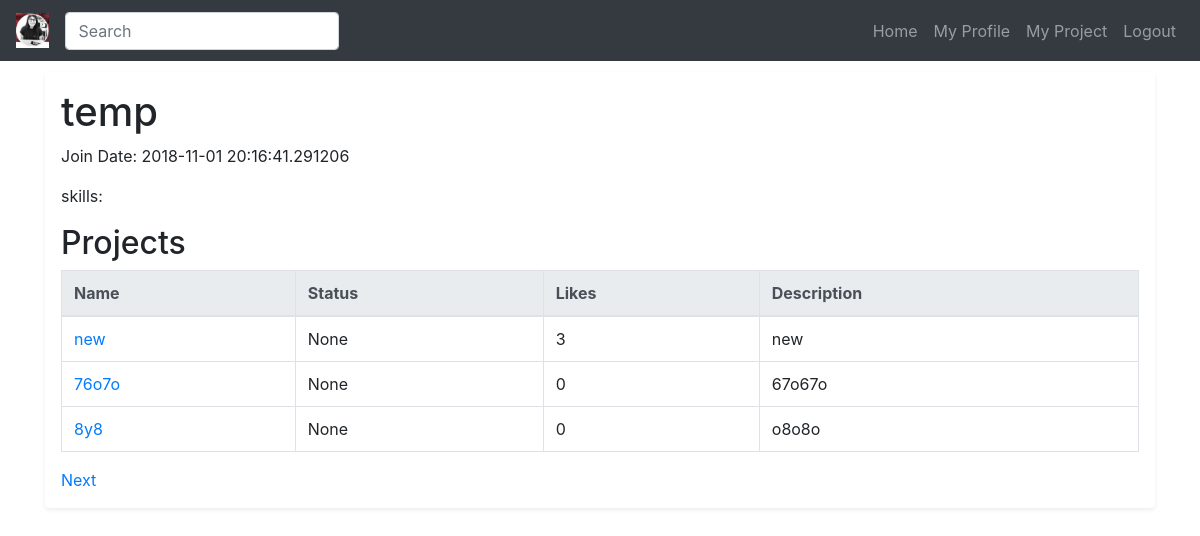
Page /user/temp (signed in) on the earlier database version.
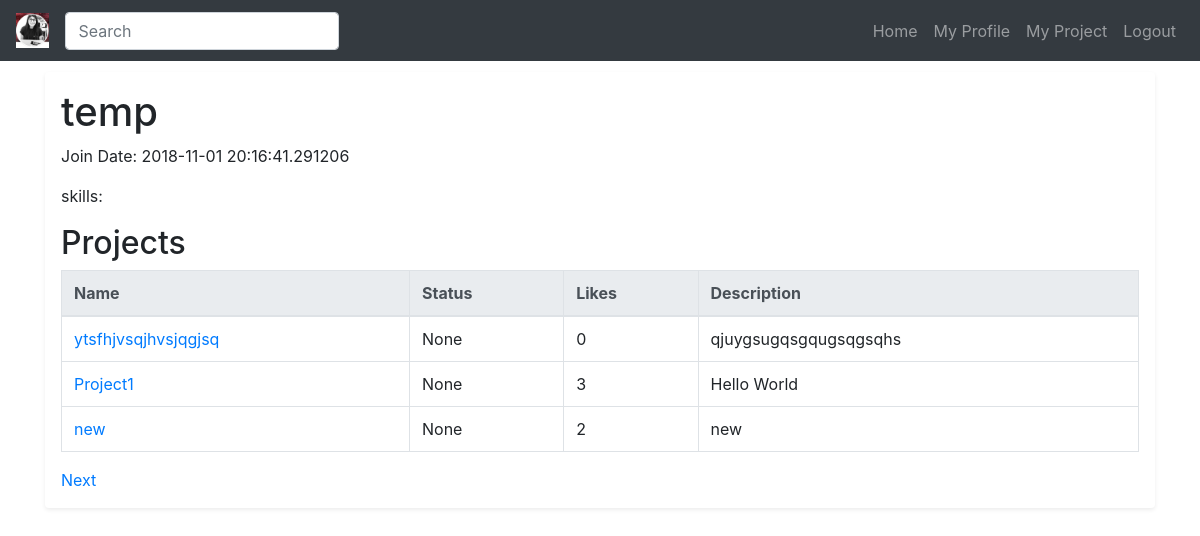
Same page on the later database version.
### app/models/project.py (models this page shows, shortened)
class Project(db.Model):
    __tablename__ = 'projects'
    id = db.Column(db.Integer, primary_key=True)
    name = db.Column(db.String(64))
    description = db.Column(db.String(1024))
    status = db.Column(db.String(64))
    creation_date = db.Column(db.DateTime, index=True, default=datetime.utcnow)
    last_update = db.Column(db.DateTime, index=True, default=datetime.utcnow)
    tags = db.relationship('Tag', secondary=project_tags, lazy='dynamic',
                           backref=db.backref('projects', lazy='dynamic'))
    skills = db.relationship('Skill', secondary=project_skills, lazy='dynamic',
                             backref=db.backref('projects', lazy='dynamic'))
    membership_requests = db.relationship('User', secondary=project_requests, lazy='dynamic',
                                          backref=db.backref('membership_requests', lazy='dynamic'))
    def likes(self):
        return self.liked_by.count()

### app/main/routes.py (the view)
@bp.route('/user/<username>')
@login_required
def user(username):
    user = User.query.filter_by(username=username).first_or_404()
    items_per_page = request.args.get('items_per_page', current_app.config['DEFAULT_ITEMS_PER_PAGE'], type=int)
    page_no = request.args.get('page', 1, type=int)
    projects = user.projects.order_by(Project.last_update.desc()).paginate(page_no, items_per_page, False)
    next_url = url_for('main.user', username=username, page=projects.next_num) if projects.has_next else None
    prev_url = url_for('main.user', username=username, page=projects.prev_num) if projects.has_prev else None
    return render_template('user.html', title=username, user=user, projects=projects.items,
                           next_url=next_url, prev_url=prev_url)

### app/models/user.py (called while the page is built)
@login.user_loader
def load_user(id):
    return User.query.get(int(id))

### app/templates/user.html (shortened to what this page needs)
{% extends "nav_bar2(demo).html" %}
{% block content %}
    <h1> {{ user.username}}</h1>
    <p>Join Date: {{user.date_joined}}</p>
    <p><span>skills:
    </span></p>
    <h2>Projects</h2>
    {% include "_project_list.html" %}
{% endblock %}

### app/templates/_project_list.html (shortened to what this page needs)
<table class="table table-bordered">
    <thead class="thead-light">
        <tr>
            <th scope="col">Name</th>
            <th scope="col">Status</th>
            <th scope="col">Likes</th>
            <th scope="col">Description</th>
        </tr>
    </thead>
    <tbody>
        {% for project in projects %}
        <tr>
            <td scope="row"><a href="{{ url_for( 'main.project', project_id=project.id) }}">{{project.name}}</a></td>
            <td>{{project.status}}</td>
            <td>{{project.likes()}}</td>
            <td>{{project.description}}</td>
        </tr>
        {% endfor %}
    </tbody>
</table>
{% if next_url %}
<a href="{{ next_url }}">Next</a>
{% endif %}

Differences in the rows shown:
no longer on this page (row unchanged): Project: name "76o7o", status "None", likes "0", description "67o67o"
no longer on this page (row unchanged): Project: name "8y8", status "None", likes "0", description "o8o8o"
added Project: name "ytsfhjvsqjhvsjqgjsq", status "None", likes "0", description "qjuygsugqsgqugsqgsqhs"
added Project: name "Project1", status "None", likes "3", description "Hello World"
computed for Project "new": likes "3" → "2"
